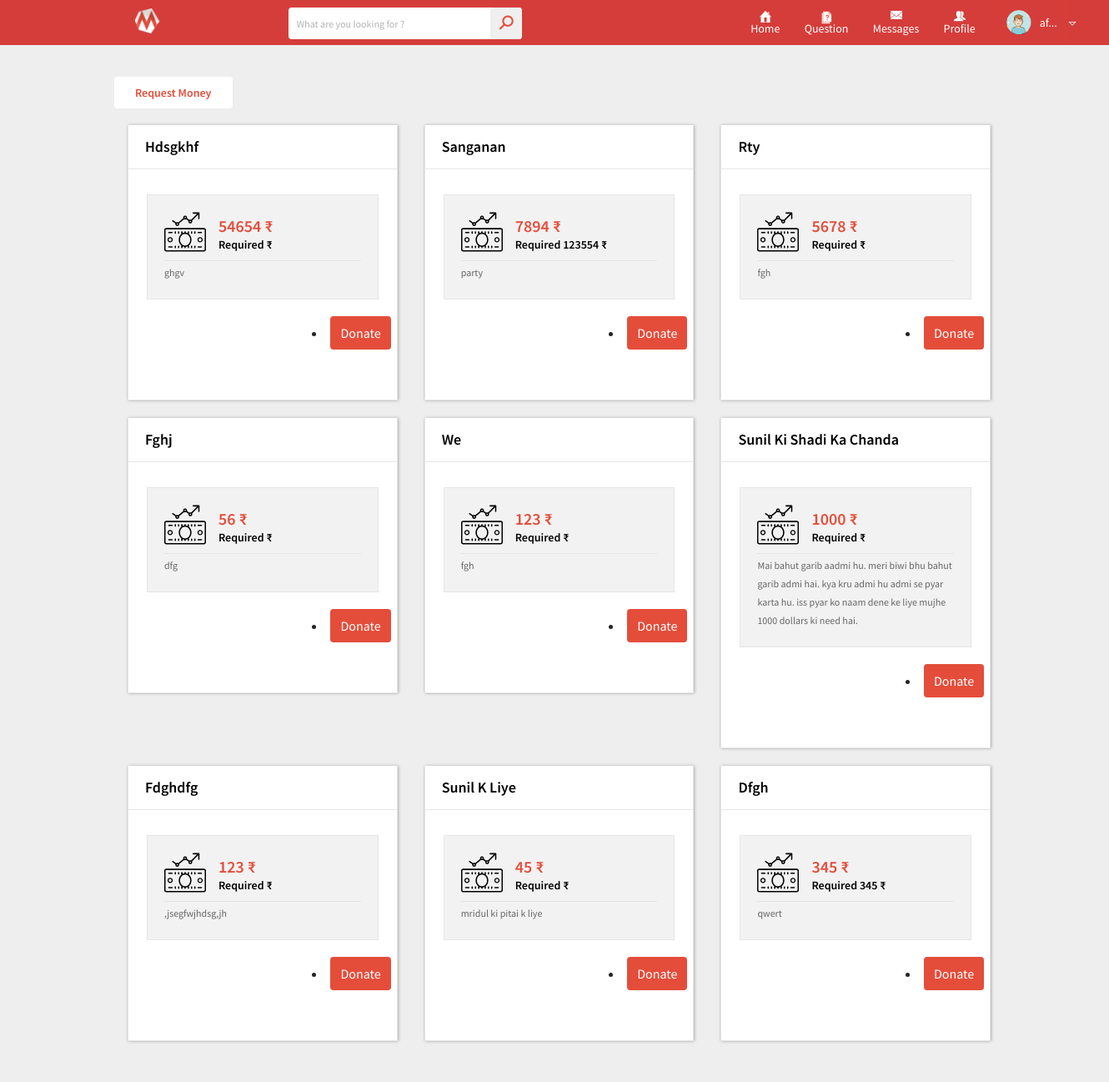
/post_payment.php (signed in), run on the app's committed database.
### tables this page shows
CREATE TABLE `payment` (
  `id` int(10) NOT NULL,
  `p_title` varchar(100) NOT NULL,
  `money` text NOT NULL,
  `r_money` text NOT NULL,
  `p_description` text NOT NULL,
  `time` timestamp NOT NULL DEFAULT current_timestamp(),
  `confirm` int(10) NOT NULL
);

### post_payment.php (the view, shortened to what this page needs)
<?php
	include('database_connection.php');
?>
<html>
<head>
<?php
		include('head_links.php');
		?>
</head>
<body>
<div class="wrapper">
		<?php
		include('header.php');
		?>
		<section class="forum-page">
			<div style="width:100%;">
				<div class="forum-questions-sec">
					<div class="row">
						<div class="col-lg-1">
						</div>
						<div class="col-lg-9">
							<a href="#" title="" class="ask-question">Request Money</a><br><br><br>
							<?php
							$query = "SELECT * FROM payment where confirm=1 ;";
							$statement = $connect->prepare($query);
							$statement->execute();
							$result = $statement->fetchAll();
							foreach($result as $row)
								{
								?>
								   <div class="col-lg-4 col-md-4 col-sm-6">
								   <div class="post-bar">
								   <div class="acc-setting">
							  			<h3><?php echo $row["p_title"]; ?></h3>
							  			<div class="profile-bx-details">
							  				<div class="row">
							  					<div class="col-lg-12">
							  						<div class="profile-bx-info">
							  							<div class="pro-bx">
							  								<img src="images/pro-icon1.png" alt="">
							  								<div class="bx-info">
							  									<h3><?php echo $row["money"]; ?> ₹</h3>
							  									<h5>Required <?php echo $row["r_money"]; ?> ₹</h5>
							  								</div>
							  							</div>
							  							<p><?php echo $row["p_description"]; ?></p>
							  						</div>
							  					</div>
							  				</div>
											<div class="message-btn">
										<li><a class="post-jb active" href="#" title="">Donate</a></li>
									</div>
							  			</div>
							  		</div>
									</div>
									</div>
							<?php } ?>
						</div>
					</div>
				</div>
			</div>
		</section>
</div>
</body>
</html>

### data on the page
payment: p_title "Hdsgkhf", money "54654", p_description "ghgv"
payment: p_title "Sanganan", money "7894", r_money "123554", p_description "party"
payment: p_title "Rty", money "5678", p_description "fgh"
payment: p_title "Fghj", money "56", p_description "dfg"
payment: p_title "We", money "123", p_description "fgh"
payment: p_title "Sunil Ki Shadi Ka Chanda", money "1000", p_description "Mai bahut garib aadmi hu. meri biwi bhu bahut garib admi hai. kya kru admi hu admi se pyar karta hu. iss pyar ko naam dene ke liye mujhe 1000 dollars ki need hai."
payment: p_title "Fdghdfg", money "123", p_description ",jsegfwjhdsg,jh"
payment: p_title "Sunil K Liye", money "45", p_description "mridul ki pitai k liye"
payment: p_title "Dfgh", money "345", r_money "345", p_description "qwert"

### other printed values
substr($_SESSION['username'],0,4) "af"
